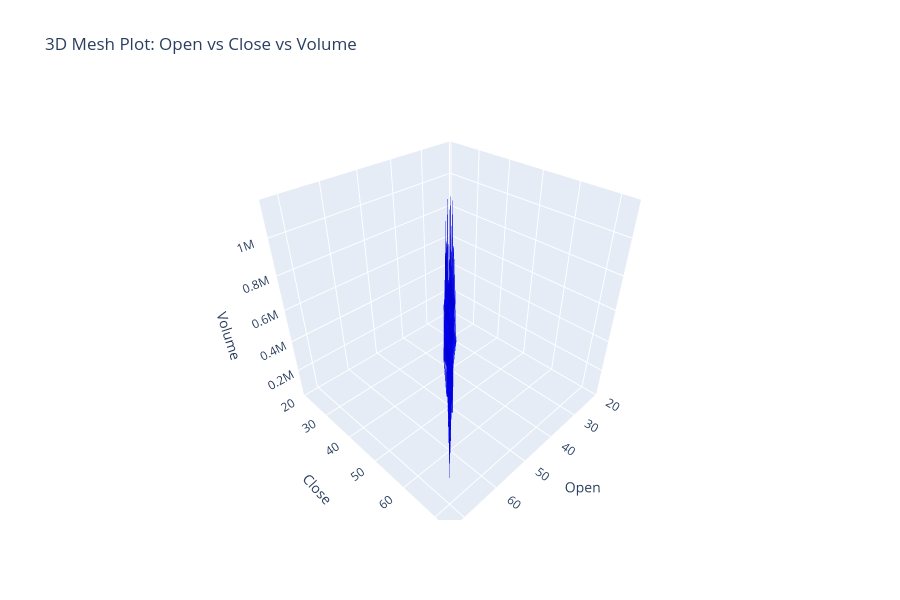

The notebook cell this image was saved under:
### Markdown cell above
3D mesh plot

### Code cell
# Create a 3D mesh plot
fig = go.Figure(data=[go.Mesh3d(
    x=categorized_df['Open'],  # Set the x-axis to 'Open'
    y=categorized_df['Close'],  # Set the y-axis to 'Close'
    z=categorized_df['Volume'],  # Set the z-axis to 'Volume'
    color='blue',  # Set the mesh color
    opacity=0.5  # Adjust transparency of the mesh
)])

fig.update_layout(
    title="3D Mesh Plot: Open vs Close vs Volume",  # Set the plot title
    scene=dict(
        xaxis_title='Open',  # Label for the x-axis
        yaxis_title='Close',  # Label for the y-axis
        zaxis_title='Volume'  # Label for the z-axis
    )
)

# Update layout to change the size of the plot
fig.update_layout(
    width=900,  # Set the width of the plot
    height=600   # Set the height of the plot
)

# Display the plot
fig.show()

### Figure 1 — Plotly figure (JSON) as saved in the notebook; plotly's stock layout.template omitted (floating-point values rounded to 4 significant figures; data arrays with more than 128 entries replaced by an {"elided": "..."} marker saying what was removed)
{"data": [{"color": "blue", "opacity": 0.5, "type": "mesh3d", "x": {"elided": "2124 float values"}, "y": {"elided": "2124 float values"}, "z": {"elided": "2124 int values"}}], "layout": {"height": 600, "scene": {"xaxis": {"title": {"text": "Open"}}, "yaxis": {"title": {"text": "Close"}}, "zaxis": {"title": {"text": "Volume"}}}, "title": {"text": "3D Mesh Plot: Open vs Close vs Volume"}, "width": 900}}
